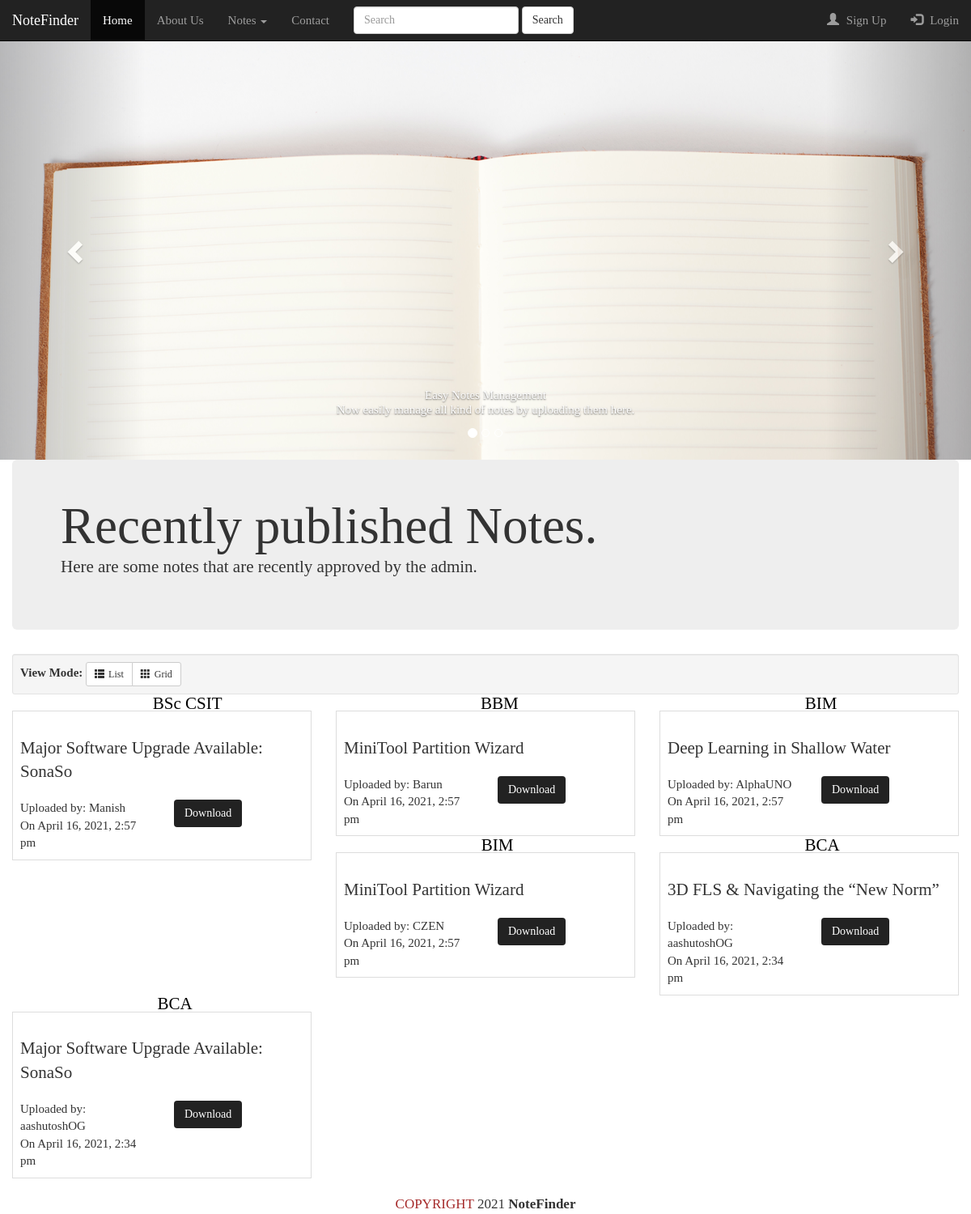
The page / on the database its author committed.
### tables this page shows
CREATE TABLE `uploads` (
  `file_id` int(11) NOT NULL,
  `file_name` varchar(225) NOT NULL,
  `file_description` text NOT NULL,
  `file_type` varchar(225) NOT NULL,
  `file_uploader` varchar(225) NOT NULL,
  `file_uploaded_on` timestamp NOT NULL DEFAULT current_timestamp() ON UPDATE current_timestamp(),
  `file_uploaded_to` varchar(225) NOT NULL,
  `file` varchar(225) NOT NULL,
  `status` varchar(225) NOT NULL DEFAULT 'not approved yet'
);

### index.php (the view, shortened to what this page needs)
<?php include 'includes/header.php';?>
<?php include 'includes/navbar.php';?>
<br><br>
<link rel="stylesheet" type="text/css" href="styles.css" media="all" />
    <link rel="stylesheet" type="text/css" href="demo.css" media="all" />
<div class="slider">
  <div id="myCarousel" class="carousel slide" data-ride="carousel">
    <ol class="carousel-indicators">
      <li data-target="#myCarousel" data-slide-to="0" class="active"></li>
      <li data-target="#myCarousel" data-slide-to="1"></li>
      <li data-target="#myCarousel" data-slide-to="2"></li>
    </ol>
    <div class="carousel-inner">
      <div class="item active">
        <img src="images/slider/slide5.png" alt="Los Angeles" style="width:100%;">
        <div class="carousel-caption">
          <h2>Easy Notes Management</h2>
          <p>Now easily manage all kind of notes by uploading them here.</p>
        </div>
      </div>
    </div>
    <a class="left carousel-control" href="#myCarousel" data-slide="prev">
      <span class="glyphicon glyphicon-chevron-left"></span>
    </a>
    <a class="right carousel-control" href="#myCarousel" data-slide="next">
      <span class="glyphicon glyphicon-chevron-right"></span>
    </a>
  </div>
   </div>
<div class="container">
  <div class="jumbotron">
    <h1>Recently published Notes.</h1>
    <p>Here are some notes that are recently approved by the admin.</p>
  </div>
    <div class="well well-sm">
        <strong>View Mode:</strong>
        <div class="btn-group">
            <a href="#" id="list" class="btn btn-default btn-sm"><span class="glyphicon glyphicon-th-list">
            </span>List</a> <a href="#" id="grid" class="btn btn-default btn-sm"><span
                class="glyphicon glyphicon-th"></span>Grid</a>
        </div>
    </div>
    <div id="products" class="row list-group">
       <?php
                $query = "SELECT * FROM uploads where status = 'approved' ORDER BY file_id DESC LIMIT 6 ";
$run_query = mysqli_query($conn, $query) or die(mysqli_error($conn));
if (mysqli_num_rows($run_query) > 0) {
while ($row = mysqli_fetch_array($run_query)) {
    $file_name = $row['file_name'];
    $file_uploader = $row['file_uploader'];
    $file_uploaded_date = date("F j, Y, g:i a",strtotime($row['file_uploaded_on']));
    $file_faculty = $row['file_uploaded_to'];
    $file = $row['file'];
    ?>
        <div class="item  col-xs-4 col-lg-4">
            <div class="thumbnail">
              <div class="note-img" id="note-img">
                <div class="centered">
                  <p class="lead"><?php echo $file_faculty; ?></p>
                </div>
                </div>
                <div class="caption">
                    <h3 class="group inner list-group-item-heading">
                        <p class="lead"><?php echo substr($file_name, 0,40); ?></p></h3>
                    <div class="row">
                        <div class="col-xs-12 col-md-6">
                                Uploaded by: <?php echo $file_uploader; ?>
                                <br>
                                On <?php echo $file_uploaded_date; ?>
                        </div>
                        <div class="col-xs-12 col-md-6">
                            <a class="btn download-btn" href="dashboard/allfiles/<?php echo $file; ?>">Download</a>
                        </div>
                    </div>
                </div>
            </div>
        </div>
<?php
}
}
else {
    echo "<script>alert('No Notes yet! Start uploading now');
    window.location.href= 'index.php';</script>";
}
                 ?>
</div>
</div>
<?php include 'includes/footer.php';?>
</body>
</html>

### includes/header.php (shortened to what this page needs)
<!DOCTYPE html>
<html>
<head>
    <link rel="stylesheet" href="https://maxcdn.bootstrapcdn.com/bootstrap/3.4.1/css/bootstrap.min.css">
	<link rel="stylesheet" type="text/css" href="css/bootstrap.min.css">
	<link rel="stylesheet" type="text/css" href="css/cms-home.css">
	<link rel="stylesheet" type="text/css" href="css/material-icons.css">
	<link rel="stylesheet" type="text/css" href="css/style.css" media="all" />
    <link rel="stylesheet" type="text/css" href="css/demo.css" media="all" />
    <link rel="stylesheet" type="text/css" href="css/jquery-ui.css">
    <link rel="stylesheet" href="css/loginstyle.css">
	<link href="dashboard/font-awesome/css/font-awesome.min.css" rel="stylesheet" type="text/css">
</head>
<body>

### includes/navbar.php (shortened to what this page needs)
<nav class="navbar navbar-inverse navbar-fixed-top">
  <div class="container-fluid">
    <div class="navbar-header">
      <a class="navbar-brand" href="index.php">NoteFinder</a>
    </div>
    <ul class="nav navbar-nav">
      <li class="active"><a href="index.php">Home</a></li>
      <li><a href="#">About Us</a></li>
      <li class="dropdown">
        <a class="dropdown-toggle" data-toggle="dropdown" href="#">Notes
        <span class="caret"></span></a>
      </li>
      <li><a href="contact.php">Contact</a></li>
    </ul>
      <form class="navbar-form navbar-left" method = "GET" action="search_results.php">
        <div class="form-group">
          <input type="text" class="form-control" name = "search" placeholder="Search">
        </div>
          <button type="submit" class="btn btn-default">Search</button>
      </form>
    <ul class="nav navbar-nav navbar-right">
      <li><a href="signup.php"><span class="glyphicon glyphicon-user"></span> Sign Up</a></li>
      <li><a href="login.php"><span class="glyphicon glyphicon-log-in"></span> Login</a></li>
    </ul>
  </div>
</nav>

### includes/footer.php
<footer class="foo">
           <div class="row">
               <div class="col-lg-12">
                   <p style="text-align:center; font-family: 'Monotype Corsiva'; font-size:17px;"><i class="material-icons" style="color: brown;">COPYRIGHT</i> 2021 <b >NoteFinder</b></p>
               </div>
           </div>
  </footer>

### css/cms-home.css (style rules this page uses)
body { padding-top: 70px; }
footer { margin: 50px 0; }

### css/demo.css (style rules this page uses)
body,div,dl,dt,dd,ul,ol,li,h1,h2,h3,h4,h5,h6,pre,form,fieldset,input,textarea,p,blockquote,th,td { margin:0; padding:0; }
html,body { margin:50px; padding:0; height: 100%; }
img { border:0; }
ol,ul { list-style:none; }
h1,h2,h3,h4,h5,h6 { font-size:100%; font-weight:normal; }
body { font-family: Cambria, Palatino, "Palatino Linotype", "Palatino LT STD", Georgia, serif; background:url(images/bgnoise_lg.png); font-weight: 400; font-size: 15px; overflow-y: scroll; }
a { color: #333; text-decoration: none; }
.container { margin: margin: 0px 20px 10px 20px; width: 100%; height: 100%; position: relative; }

### css/loginstyle.css (style rules this page uses)
body { background: url(https://dl.dropboxusercontent.com/u/23299152/Wallpapers/wallpaper-22705.jpg) no-repeat center center fixed; -webkit-background-size: cover; -moz-background-size: cover; -o-background-size: cover; background-size: cover; font-family: 'Roboto', sans-serif; }

### styles.css (style rules this page uses)
.carousel-inner>.item>img { max-height:35em; }

### demo.css (style rules this page uses)
body,div,dl,dt,dd,ul,ol,li,h1,h2,h3,h4,h5,h6,pre,form,fieldset,input,textarea,p,blockquote,th,td { margin:0; padding:0; }
html,body { margin:0; padding:0; height: 100%; }
fieldset,img { border:0; }
ol,ul { list-style:none; }
h1,h2,h3,h4,h5,h6 { font-size:100%; font-weight:normal; }
body { font-family: Cambria, Palatino, "Palatino Linotype", "Palatino LT STD", Georgia, serif; background:url(images/bgnoise_lg.png); font-weight: 400; font-size: 15px; overflow-y: scroll; }
a { color: #333; text-decoration: none; }
.container { width: 100%; height: 100%; position: relative; }

### index.php (style rules this page uses)
.note-img { position: relative; text-align: center; color: white; }
.centered { position: absolute; top: 50%; left: 50%; transform: translate(-13%, -70%); color:black; }
.download-btn { background-color:#222222; color: white; }
.glyphicon { margin-right:5px; }
.thumbnail { margin-bottom: 20px; padding: 0px; -webkit-border-radius: 0px; -moz-border-radius: 0px; border-radius: 0px; }

### rows shown on the page
uploads: file_uploaded_to "BSc CSIT", file_name "Major Software Upgrade Available: SonaSo", file_uploader "Manish", file_uploaded_on "April 16, 2021, 2:57 pm"
uploads: file_uploaded_to "BBM", file_name "MiniTool Partition Wizard", file_uploader "Barun", file_uploaded_on "April 16, 2021, 2:57 pm"
uploads: file_uploaded_to "BIM", file_name "Deep Learning in Shallow Water", file_uploader "AlphaUNO", file_uploaded_on "April 16, 2021, 2:57 pm"
uploads: file_uploaded_to "BIM", file_name "MiniTool Partition Wizard", file_uploader "CZEN", file_uploaded_on "April 16, 2021, 2:57 pm"
uploads: file_uploaded_to "BCA", file_name "3D FLS & Navigating the “New Norm”", file_uploader "aashutoshOG", file_uploaded_on "April 16, 2021, 2:34 pm"
uploads: file_uploaded_to "BCA", file_name "Major Software Upgrade Available: SonaSo", file_uploader "aashutoshOG", file_uploaded_on "April 16, 2021, 2:34 pm"
